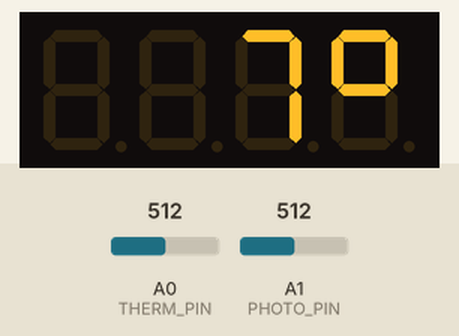
This sketch was run on a simulated Arduino Uno, built with avr-gcc and run on an emulated ATmega328P. Shown: 4-digit seven-segment display. The test bench sets the inputs (shaded band); at power-on: A0 (THERM_PIN) = 512, A1 (PHOTO_PIN) = 512.

Above: at 2.5 s.
2.6 s: A0 (THERM_PIN) set to 0
At 4.0 s:
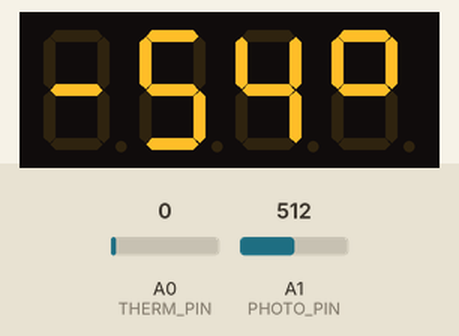
6.3 s: A0 (THERM_PIN) set to 110
At 8.4 s:
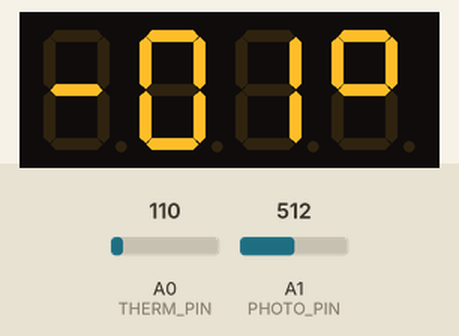
10.0 s: A1 (PHOTO_PIN) set to 900
At 13.5 s:
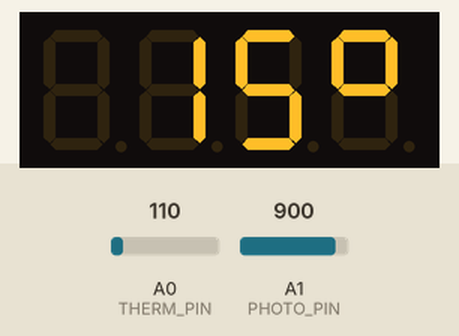
13.7 s: A0 (THERM_PIN) set to 122
At 16.0 s:
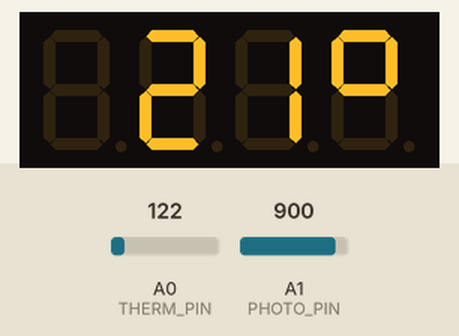
17.4 s: A1 (PHOTO_PIN) set to 0
At 21.7 s:
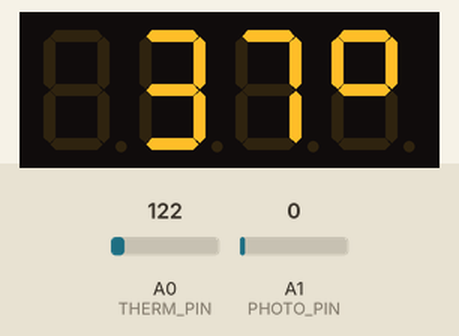
Timing chart, 0 to 22.1 s (numbered marks = the images above; inputs shaded):
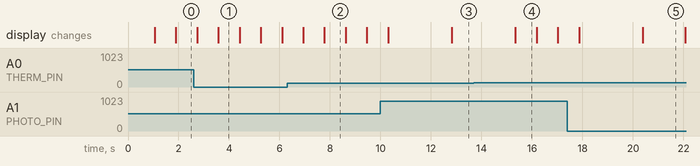

Measured:
- after the input at 2.6 s, the display: first differs from a run without the input after 0.98 s (image 1)
- after the input at 13.7 s, the display: changes after 1.6 s (image 4)
- what the display in image 1 shows lasts 0.8 s, from 3.6 s to 4.4 s

The sketch:

temperature_affichage_thermis.ino
```cpp
#include <TM1637Display.h>

// Module connection pins (Digital Pins)
#define CLK 8
#define DIO 9

#define THERM_PIN A0
#define PHOTO_PIN A1

#define CELSIUS_TO_KELVIN 273.15
#define TENSION_ALIM  5
#define R             9880
#define Rr            1200

#define CONSTANT_A    1.31945e-3
#define CONSTANT_B    1.96097e-4
#define CONSTANT_C    2.91306e-7

#define NB_MEM_TEMP        4
#define NB_MEM_PHOT        10

TM1637Display display(CLK, DIO);

const uint8_t DEGRES[] = { SEG_A | SEG_B | SEG_F | SEG_G };
const uint8_t LETTRE_C[] = { display.encodeDigit(12) };
const uint8_t MOINS[] = { SEG_G };
const uint8_t RIEN[] = { 0 };

const uint8_t BITMASK_DOTS = 0x10;

float mem_temp[NB_MEM_TEMP] = { 0 };
int mem_phot[NB_MEM_PHOT] = { 0 };
int i_temp = 0;
int i_phot = 0;


void setup()
{
  Serial.begin(9600);
  display.setBrightness(0);

  resetAffichage();

  delay(1000);

  afficheTemperature(0);

  pinMode(THERM_PIN ,INPUT);
}

void loop()
{
  int mesureTemp = analogRead(THERM_PIN);
  int res = mesureToResistance(mesureTemp);
  mem_temp[i_temp] = resistanceToTemperature(res);
  i_temp = (i_temp + 1) % NB_MEM_TEMP;

  mem_phot[i_phot] = analogRead(PHOTO_PIN);
  i_phot = (i_phot + 1) % NB_MEM_PHOT;

  /*Serial.print("\nMesure : ");
  Serial.println(mesure);
  Serial.print("Res : ");
  Serial.println(res);
  Serial.print("Temp : ");
  Serial.println(temp);*/

  delay(800);

  afficheTemperature(moyenne(mem_temp, NB_MEM_TEMP));

  display.setBrightness(map(moyenne(mem_phot, NB_MEM_PHOT), 0, 1023, 0, 7));
}

float moyenne(float tableau[], int nbElts)
{
  float S = 0;
  for(int j = 0; j < nbElts; j++)
  {
    S += tableau[j];
  }
  return S / nbElts;
}

int moyenne(int tableau[], int nbElts)
{
  int S = 0;
  for(int j = 0; j < nbElts; j++)
  {
    S += tableau[j];
  }
  return S / nbElts;
}

void resetAffichage()
{
  uint8_t data[] = { 0, 0, 0, 0 };
  display.setSegments(data);
}

void afficheTemperature(float temp)
{
  if(temp < 0)
  {
    display.setSegments(MOINS, 1, 0); // -
  }
  else
  {
    display.setSegments(RIEN, 1, 0); // ' '
  }
  int tempArrondie = abs(arrondi(temp));
  display.showNumberDecEx(tempArrondie, BITMASK_DOTS * (tempArrondie > 100), false, 2, 1);

  display.setSegments(DEGRES, 1, 3); // °

  //display.setSegments(LETTRE_C, 1, 3); // C
}

int mesureToResistance(int mesure)
{
  return (int) ((TENSION_ALIM / (mesure * 0.0048875) - 1) * R - Rr);
}

float resistanceToTemperature(int resistance)
{
  float lnR = log(resistance);
  return 1/(CONSTANT_A + CONSTANT_B * lnR + CONSTANT_C * lnR * lnR * lnR) - CELSIUS_TO_KELVIN;
}

int arrondi(float nombre_float)
{
  int nombre = int(nombre_float);
  if(nombre_float - nombre  >= 0.5)
    nombre++;
  return nombre;
}
```
